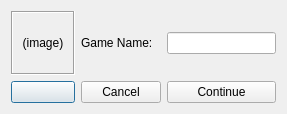
<?xml version="1.0" encoding="UTF-8"?>
<ui version="4.0">
 <class>AchievementGPD</class>
 <widget class="QDialog" name="AchievementGPD">
  <property name="geometry">
   <rect>
    <x>0</x>
    <y>0</y>
    <width>287</width>
    <height>114</height>
   </rect>
  </property>
  <property name="windowTitle">
   <string>New Achievement GPD Dialog</string>
  </property>
  <layout class="QGridLayout" name="gridLayout_2">
   <item row="0" column="0">
    <layout class="QGridLayout" name="gridLayout">
     <item row="0" column="0">
      <widget class="QLabel" name="image">
       <property name="minimumSize">
        <size>
         <width>64</width>
         <height>64</height>
        </size>
       </property>
       <property name="maximumSize">
        <size>
         <width>64</width>
         <height>64</height>
        </size>
       </property>
       <property name="frameShape">
        <enum>QFrame::Box</enum>
       </property>
       <property name="frameShadow">
        <enum>QFrame::Sunken</enum>
       </property>
       <property name="text">
        <string>(image)</string>
       </property>
       <property name="alignment">
        <set>Qt::AlignCenter</set>
       </property>
      </widget>
     </item>
     <item row="0" column="1">
      <widget class="QLabel" name="label">
       <property name="text">
        <string>Game Name:</string>
       </property>
      </widget>
     </item>
     <item row="0" column="2" colspan="2">
      <widget class="QLineEdit" name="lineEdit"/>
     </item>
     <item row="1" column="0">
      <widget class="QPushButton" name="pushButton">
       <property name="text">
        <string/>
       </property>
       <property name="icon">
        <iconset resource="images.qrc">
         <normaloff>:/images/open.png</normaloff>:/images/open.png</iconset>
       </property>
      </widget>
     </item>
     <item row="1" column="1">
      <widget class="QPushButton" name="pushButton_2">
       <property name="text">
        <string>Cancel</string>
       </property>
       <property name="icon">
        <iconset resource="images.qrc">
         <normaloff>:/images/cancel.png</normaloff>:/images/cancel.png</iconset>
       </property>
      </widget>
     </item>
     <item row="1" column="2" colspan="2">
      <widget class="QPushButton" name="pushButton_3">
       <property name="text">
        <string>Continue</string>
       </property>
       <property name="icon">
        <iconset resource="images.qrc">
         <normaloff>:/images/continue.png</normaloff>:/images/continue.png</iconset>
       </property>
      </widget>
     </item>
    </layout>
   </item>
  </layout>
 </widget>
 <resources>
  <include location="images.qrc"/>
 </resources>
 <connections/>
</ui>
